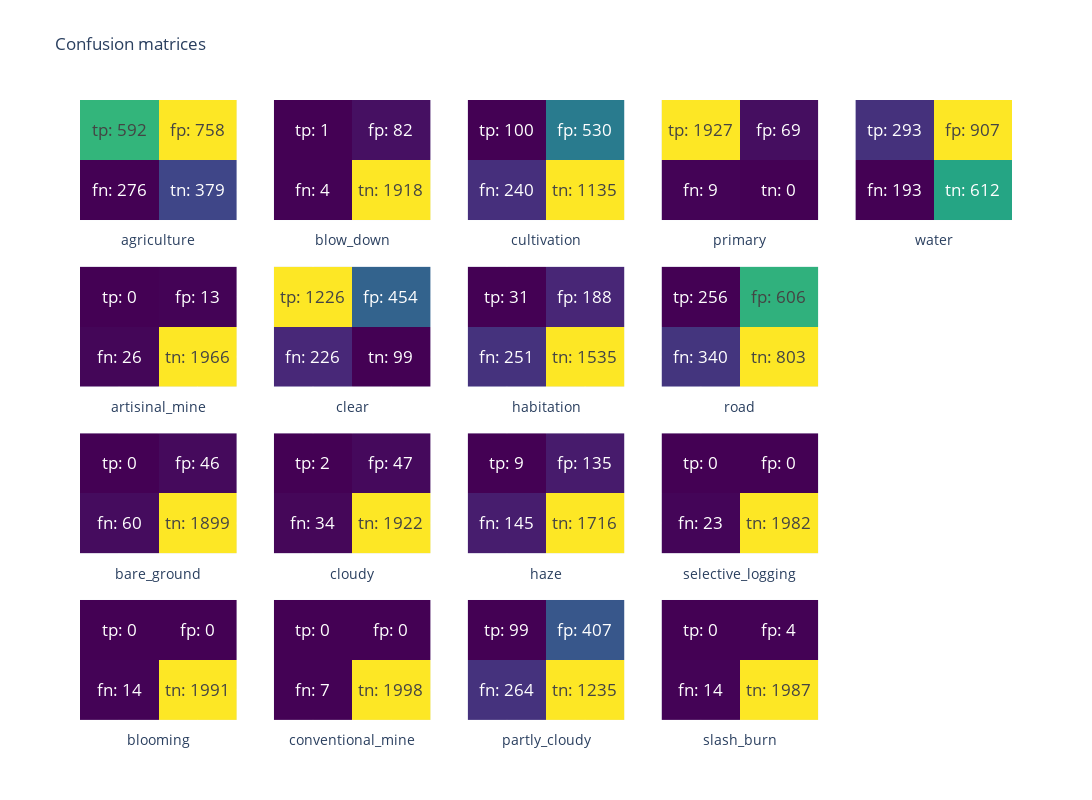

Write notebook code for a chart like this one.
### Markdown cell above
score for 1 run: 0.642473591140837

### Code cell
fig = make_subplots(cols=5, rows=4)
for jdx in range(Y_hat_np.shape[1]):
    y_val = Y[:, jdx].ravel()
    y_hat_val = (Y_hat_np[:, jdx].ravel() > threshs[jdx]).astype(float)
    tn, fp, fn, tp = confusion_matrix(y_val, y_hat_val).ravel()
    mat = np.array([[fn, tn], [tp, fp]])
    col = jdx // 4+1
    row = jdx % 4+1
    fig.add_trace(
        go.Heatmap(
            z=mat, text=[[f"fn: {fn}", f"tn: {tn}"], [f"tp: {tp}", f"fp: {fp}"]], 
            texttemplate="%{text}", colorscale='Viridis', name=encoder.classes_[jdx],
            showscale=False,textfont={"size":17}
        ),
        col=col, row=row, 
    )
    fig.update_xaxes(title=encoder.classes_[jdx], showticklabels=False, row=row, col=col)
    fig.update_yaxes(showticklabels=False, row=row, col=col)
    

fig.update_layout(
    width=1200, height=800, title="Confusion matrices", 
)
fig.show()

### Figure 1 — Plotly figure (JSON) as saved in the notebook; plotly's stock layout.template omitted (floating-point values rounded to 4 significant figures)
{"data": [{"colorscale": [[0, "#440154"], [0.1111, "#482878"], [0.2222, "#3e4989"], [0.3333, "#31688e"], [0.4444, "#26828e"], [0.5556, "#1f9e89"], [0.6667, "#35b779"], [0.7778, "#6ece58"], [0.8889, "#b5de2b"], [1, "#fde725"]], "name": "agriculture", "showscale": false, "text": [["fn: 276", "tn: 379"], ["tp: 592", "fp: 758"]], "textfont": {"size": 17}, "texttemplate": "%{text}", "type": "heatmap", "xaxis": "x", "yaxis": "y", "z": [[276, 379], [592, 758]]}, {"colorscale": [[0, "#440154"], [0.1111, "#482878"], [0.2222, "#3e4989"], [0.3333, "#31688e"], [0.4444, "#26828e"], [0.5556, "#1f9e89"], [0.6667, "#35b779"], [0.7778, "#6ece58"], [0.8889, "#b5de2b"], [1, "#fde725"]], "name": "artisinal_mine", "showscale": false, "text": [["fn: 26", "tn: 1966"], ["tp: 0", "fp: 13"]], "textfont": {"size": 17}, "texttemplate": "%{text}", "type": "heatmap", "xaxis": "x6", "yaxis": "y6", "z": [[26, 1966], [0, 13]]}, {"colorscale": [[0, "#440154"], [0.1111, "#482878"], [0.2222, "#3e4989"], [0.3333, "#31688e"], [0.4444, "#26828e"], [0.5556, "#1f9e89"], [0.6667, "#35b779"], [0.7778, "#6ece58"], [0.8889, "#b5de2b"], [1, "#fde725"]], "name": "bare_ground", "showscale": false, "text": [["fn: 60", "tn: 1899"], ["tp: 0", "fp: 46"]], "textfont": {"size": 17}, "texttemplate": "%{text}", "type": "heatmap", "xaxis": "x11", "yaxis": "y11", "z": [[60, 1899], [0, 46]]}, {"colorscale": [[0, "#440154"], [0.1111, "#482878"], [0.2222, "#3e4989"], [0.3333, "#31688e"], [0.4444, "#26828e"], [0.5556, "#1f9e89"], [0.6667, "#35b779"], [0.7778, "#6ece58"], [0.8889, "#b5de2b"], [1, "#fde725"]], "name": "blooming", "showscale": false, "text": [["fn: 14", "tn: 1991"], ["tp: 0", "fp: 0"]], "textfont": {"size": 17}, "texttemplate": "%{text}", "type": "heatmap", "xaxis": "x16", "yaxis": "y16", "z": [[14, 1991], [0, 0]]}, {"colorscale": [[0, "#440154"], [0.1111, "#482878"], [0.2222, "#3e4989"], [0.3333, "#31688e"], [0.4444, "#26828e"], [0.5556, "#1f9e89"], [0.6667, "#35b779"], [0.7778, "#6ece58"], [0.8889, "#b5de2b"], [1, "#fde725"]], "name": "blow_down", "showscale": false, "text": [["fn: 4", "tn: 1918"], ["tp: 1", "fp: 82"]], "textfont": {"size": 17}, "texttemplate": "%{text}", "type": "heatmap", "xaxis": "x2", "yaxis": "y2", "z": [[4, 1918], [1, 82]]}, {"colorscale": [[0, "#440154"], [0.1111, "#482878"], [0.2222, "#3e4989"], [0.3333, "#31688e"], [0.4444, "#26828e"], [0.5556, "#1f9e89"], [0.6667, "#35b779"], [0.7778, "#6ece58"], [0.8889, "#b5de2b"], [1, "#fde725"]], "name": "clear", "showscale": false, "text": [["fn: 226", "tn: 99"], ["tp: 1226", "fp: 454"]], "textfont": {"size": 17}, "texttemplate": "%{text}", "type": "heatmap", "xaxis": "x7", "yaxis": "y7", "z": [[226, 99], [1226, 454]]}, {"colorscale": [[0, "#440154"], [0.1111, "#482878"], [0.2222, "#3e4989"], [0.3333, "#31688e"], [0.4444, "#26828e"], [0.5556, "#1f9e89"], [0.6667, "#35b779"], [0.7778, "#6ece58"], [0.8889, "#b5de2b"], [1, "#fde725"]], "name": "cloudy", "showscale": false, "text": [["fn: 34", "tn: 1922"], ["tp: 2", "fp: 47"]], "textfont": {"size": 17}, "texttemplate": "%{text}", "type": "heatmap", "xaxis": "x12", "yaxis": "y12", "z": [[34, 1922], [2, 47]]}, {"colorscale": [[0, "#440154"], [0.1111, "#482878"], [0.2222, "#3e4989"], [0.3333, "#31688e"], [0.4444, "#26828e"], [0.5556, "#1f9e89"], [0.6667, "#35b779"], [0.7778, "#6ece58"], [0.8889, "#b5de2b"], [1, "#fde725"]], "name": "conventional_mine", "showscale": false, "text": [["fn: 7", "tn: 1998"], ["tp: 0", "fp: 0"]], "textfont": {"size": 17}, "texttemplate": "%{text}", "type": "heatmap", "xaxis": "x17", "yaxis": "y17", "z": [[7, 1998], [0, 0]]}, {"colorscale": [[0, "#440154"], [0.1111, "#482878"], [0.2222, "#3e4989"], [0.3333, "#31688e"], [0.4444, "#26828e"], [0.5556, "#1f9e89"], [0.6667, "#35b779"], [0.7778, "#6ece58"], [0.8889, "#b5de2b"], [1, "#fde725"]], "name": "cultivation", "showscale": false, "text": [["fn: 240", "tn: 1135"], ["tp: 100", "fp: 530"]], "textfont": {"size": 17}, "texttemplate": "%{text}", "type": "heatmap", "xaxis": "x3", "yaxis": "y3", "z": [[240, 1135], [100, 530]]}, {"colorscale": [[0, "#440154"], [0.1111, "#482878"], [0.2222, "#3e4989"], [0.3333, "#31688e"], [0.4444, "#26828e"], [0.5556, "#1f9e89"], [0.6667, "#35b779"], [0.7778, "#6ece58"], [0.8889, "#b5de2b"], [1, "#fde725"]], "name": "habitation", "showscale": false, "text": [["fn: 251", "tn: 1535"], ["tp: 31", "fp: 188"]], "textfont": {"size": 17}, "texttemplate": "%{text}", "type": "heatmap", "xaxis": "x8", "yaxis": "y8", "z": [[251, 1535], [31, 188]]}, {"colorscale": [[0, "#440154"], [0.1111, "#482878"], [0.2222, "#3e4989"], [0.3333, "#31688e"], [0.4444, "#26828e"], [0.5556, "#1f9e89"], [0.6667, "#35b779"], [0.7778, "#6ece58"], [0.8889, "#b5de2b"], [1, "#fde725"]], "name": "haze", "showscale": false, "text": [["fn: 145", "tn: 1716"], ["tp: 9", "fp: 135"]], "textfont": {"size": 17}, "texttemplate": "%{text}", "type": "heatmap", "xaxis": "x13", "yaxis": "y13", "z": [[145, 1716], [9, 135]]}, {"colorscale": [[0, "#440154"], [0.1111, "#482878"], [0.2222, "#3e4989"], [0.3333, "#31688e"], [0.4444, "#26828e"], [0.5556, "#1f9e89"], [0.6667, "#35b779"], [0.7778, "#6ece58"], [0.8889, "#b5de2b"], [1, "#fde725"]], "name": "partly_cloudy", "showscale": false, "text": [["fn: 264", "tn: 1235"], ["tp: 99", "fp: 407"]], "textfont": {"size": 17}, "texttemplate": "%{text}", "type": "heatmap", "xaxis": "x18", "yaxis": "y18", "z": [[264, 1235], [99, 407]]}, {"colorscale": [[0, "#440154"], [0.1111, "#482878"], [0.2222, "#3e4989"], [0.3333, "#31688e"], [0.4444, "#26828e"], [0.5556, "#1f9e89"], [0.6667, "#35b779"], [0.7778, "#6ece58"], [0.8889, "#b5de2b"], [1, "#fde725"]], "name": "primary", "showscale": false, "text": [["fn: 9", "tn: 0"], ["tp: 1927", "fp: 69"]], "textfont": {"size": 17}, "texttemplate": "%{text}", "type": "heatmap", "xaxis": "x4", "yaxis": "y4", "z": [[9, 0], [1927, 69]]}, {"colorscale": [[0, "#440154"], [0.1111, "#482878"], [0.2222, "#3e4989"], [0.3333, "#31688e"], [0.4444, "#26828e"], [0.5556, "#1f9e89"], [0.6667, "#35b779"], [0.7778, "#6ece58"], [0.8889, "#b5de2b"], [1, "#fde725"]], "name": "road", "showscale": false, "text": [["fn: 340", "tn: 803"], ["tp: 256", "fp: 606"]], "textfont": {"size": 17}, "texttemplate": "%{text}", "type": "heatmap", "xaxis": "x9", "yaxis": "y9", "z": [[340, 803], [256, 606]]}, {"colorscale": [[0, "#440154"], [0.1111, "#482878"], [0.2222, "#3e4989"], [0.3333, "#31688e"], [0.4444, "#26828e"], [0.5556, "#1f9e89"], [0.6667, "#35b779"], [0.7778, "#6ece58"], [0.8889, "#b5de2b"], [1, "#fde725"]], "name": "selective_logging", "showscale": false, "text": [["fn: 23", "tn: 1982"], ["tp: 0", "fp: 0"]], "textfont": {"size": 17}, "texttemplate": "%{text}", "type": "heatmap", "xaxis": "x14", "yaxis": "y14", "z": [[23, 1982], [0, 0]]}, {"colorscale": [[0, "#440154"], [0.1111, "#482878"], [0.2222, "#3e4989"], [0.3333, "#31688e"], [0.4444, "#26828e"], [0.5556, "#1f9e89"], [0.6667, "#35b779"], [0.7778, "#6ece58"], [0.8889, "#b5de2b"], [1, "#fde725"]], "name": "slash_burn", "showscale": false, "text": [["fn: 14", "tn: 1987"], ["tp: 0", "fp: 4"]], "textfont": {"size": 17}, "texttemplate": "%{text}", "type": "heatmap", "xaxis": "x19", "yaxis": "y19", "z": [[14, 1987], [0, 4]]}, {"colorscale": [[0, "#440154"], [0.1111, "#482878"], [0.2222, "#3e4989"], [0.3333, "#31688e"], [0.4444, "#26828e"], [0.5556, "#1f9e89"], [0.6667, "#35b779"], [0.7778, "#6ece58"], [0.8889, "#b5de2b"], [1, "#fde725"]], "name": "water", "showscale": false, "text": [["fn: 193", "tn: 612"], ["tp: 293", "fp: 907"]], "textfont": {"size": 17}, "texttemplate": "%{text}", "type": "heatmap", "xaxis": "x5", "yaxis": "y5", "z": [[193, 612], [293, 907]]}], "layout": {"height": 800, "title": {"text": "Confusion matrices"}, "width": 1200, "xaxis": {"anchor": "y", "domain": [0, 0.168], "showticklabels": false, "title": {"text": "agriculture"}}, "xaxis10": {"anchor": "y10", "domain": [0.832, 1]}, "xaxis11": {"anchor": "y11", "domain": [0, 0.168], "showticklabels": false, "title": {"text": "bare_ground"}}, "xaxis12": {"anchor": "y12", "domain": [0.208, 0.376], "showticklabels": false, "title": {"text": "cloudy"}}, "xaxis13": {"anchor": "y13", "domain": [0.416, 0.584], "showticklabels": false, "title": {"text": "haze"}}, "xaxis14": {"anchor": "y14", "domain": [0.624, 0.792], "showticklabels": false, "title": {"text": "selective_logging"}}, "xaxis15": {"anchor": "y15", "domain": [0.832, 1]}, "xaxis16": {"anchor": "y16", "domain": [0, 0.168], "showticklabels": false, "title": {"text": "blooming"}}, "xaxis17": {"anchor": "y17", "domain": [0.208, 0.376], "showticklabels": false, "title": {"text": "conventional_mine"}}, "xaxis18": {"anchor": "y18", "domain": [0.416, 0.584], "showticklabels": false, "title": {"text": "partly_cloudy"}}, "xaxis19": {"anchor": "y19", "domain": [0.624, 0.792], "showticklabels": false, "title": {"text": "slash_burn"}}, "xaxis2": {"anchor": "y2", "domain": [0.208, 0.376], "showticklabels": false, "title": {"text": "blow_down"}}, "xaxis20": {"anchor": "y20", "domain": [0.832, 1]}, "xaxis3": {"anchor": "y3", "domain": [0.416, 0.584], "showticklabels": false, "title": {"text": "cultivation"}}, "xaxis4": {"anchor": "y4", "domain": [0.624, 0.792], "showticklabels": false, "title": {"text": "primary"}}, "xaxis5": {"anchor": "y5", "domain": [0.832, 1], "showticklabels": false, "title": {"text": "water"}}, "xaxis6": {"anchor": "y6", "domain": [0, 0.168], "showticklabels": false, "title": {"text": "artisinal_mine"}}, "xaxis7": {"anchor": "y7", "domain": [0.208, 0.376], "showticklabels": false, "title": {"text": "clear"}}, "xaxis8": {"anchor": "y8", "domain": [0.416, 0.584], "showticklabels": false, "title": {"text": "habitation"}}, "xaxis9": {"anchor": "y9", "domain": [0.624, 0.792], "showticklabels": false, "title": {"text": "road"}}, "yaxis": {"anchor": "x", "domain": [0.8063, 1], "showticklabels": false}, "yaxis10": {"anchor": "x10", "domain": [0.5375, 0.7312]}, "yaxis11": {"anchor": "x11", "domain": [0.2687, 0.4625], "showticklabels": false}, "yaxis12": {"anchor": "x12", "domain": [0.2687, 0.4625], "showticklabels": false}, "yaxis13": {"anchor": "x13", "domain": [0.2687, 0.4625], "showticklabels": false}, "yaxis14": {"anchor": "x14", "domain": [0.2687, 0.4625], "showticklabels": false}, "yaxis15": {"anchor": "x15", "domain": [0.2687, 0.4625]}, "yaxis16": {"anchor": "x16", "domain": [0, 0.1938], "showticklabels": false}, "yaxis17": {"anchor": "x17", "domain": [0, 0.1938], "showticklabels": false}, "yaxis18": {"anchor": "x18", "domain": [0, 0.1938], "showticklabels": false}, "yaxis19": {"anchor": "x19", "domain": [0, 0.1938], "showticklabels": false}, "yaxis2": {"anchor": "x2", "domain": [0.8063, 1], "showticklabels": false}, "yaxis20": {"anchor": "x20", "domain": [0, 0.1938]}, "yaxis3": {"anchor": "x3", "domain": [0.8063, 1], "showticklabels": false}, "yaxis4": {"anchor": "x4", "domain": [0.8063, 1], "showticklabels": false}, "yaxis5": {"anchor": "x5", "domain": [0.8063, 1], "showticklabels": false}, "yaxis6": {"anchor": "x6", "domain": [0.5375, 0.7312], "showticklabels": false}, "yaxis7": {"anchor": "x7", "domain": [0.5375, 0.7312], "showticklabels": false}, "yaxis8": {"anchor": "x8", "domain": [0.5375, 0.7312], "showticklabels": false}, "yaxis9": {"anchor": "x9", "domain": [0.5375, 0.7312], "showticklabels": false}}}
